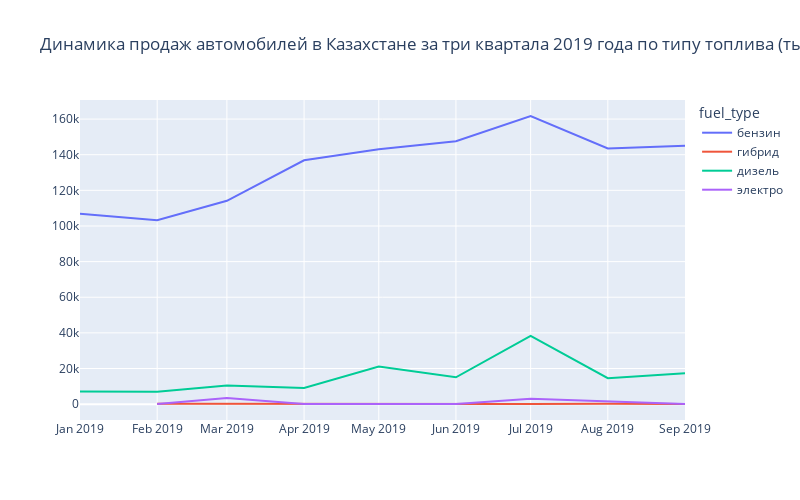

Notebook cell for this chart:
### Code cell
z=px.line(fuel_type_cars,\
          x='sales_date' , y='sell_price_usd', color='fuel_type',\
    title='Динамика продаж автомобилей в Казахстане за три квартала 2019 года по типу топлива (тыс. USD)',height=500,width=800)
z.update_yaxes(title_text='')
z.update_xaxes(title_text='')
z.show()

### Figure 1 — Plotly figure (JSON) as saved in the notebook; plotly's stock layout.template omitted (floating-point values rounded to 4 significant figures)
{"data": [{"hovertemplate": "fuel_type=бензин<br>sales_date=%{x}<br>sell_price_usd=%{y}<extra></extra>", "legendgroup": "бензин", "line": {"color": "#636efa", "dash": "solid"}, "marker": {"symbol": "circle"}, "mode": "lines", "name": "бензин", "orientation": "v", "showlegend": true, "type": "scatter", "x": ["2019-01-01", "2019-02-01", "2019-03-01", "2019-04-01", "2019-05-01", "2019-06-01", "2019-07-01", "2019-08-01", "2019-09-01"], "xaxis": "x", "y": [106819, 103171, 114134, 136891, 143054, 147567, 161726, 143462, 144961], "yaxis": "y"}, {"hovertemplate": "fuel_type=гибрид<br>sales_date=%{x}<br>sell_price_usd=%{y}<extra></extra>", "legendgroup": "гибрид", "line": {"color": "#EF553B", "dash": "solid"}, "marker": {"symbol": "circle"}, "mode": "lines", "name": "гибрид", "orientation": "v", "showlegend": true, "type": "scatter", "x": ["2019-02-01", "2019-03-01", "2019-07-01", "2019-08-01", "2019-09-01"], "xaxis": "x", "y": [161, 75, 74, 184, 120], "yaxis": "y"}, {"hovertemplate": "fuel_type=дизель<br>sales_date=%{x}<br>sell_price_usd=%{y}<extra></extra>", "legendgroup": "дизель", "line": {"color": "#00cc96", "dash": "solid"}, "marker": {"symbol": "circle"}, "mode": "lines", "name": "дизель", "orientation": "v", "showlegend": true, "type": "scatter", "x": ["2019-01-01", "2019-02-01", "2019-03-01", "2019-04-01", "2019-05-01", "2019-06-01", "2019-07-01", "2019-08-01", "2019-09-01"], "xaxis": "x", "y": [7050, 6898, 10481, 9105, 21074, 15079, 38302, 14542, 17324], "yaxis": "y"}, {"hovertemplate": "fuel_type=электро<br>sales_date=%{x}<br>sell_price_usd=%{y}<extra></extra>", "legendgroup": "электро", "line": {"color": "#ab63fa", "dash": "solid"}, "marker": {"symbol": "circle"}, "mode": "lines", "name": "электро", "orientation": "v", "showlegend": true, "type": "scatter", "x": ["2019-02-01", "2019-03-01", "2019-04-01", "2019-06-01", "2019-07-01", "2019-09-01"], "xaxis": "x", "y": [117, 3379, 105, 120, 3080, 119], "yaxis": "y"}], "layout": {"height": 500, "legend": {"title": {"text": "fuel_type"}, "tracegroupgap": 0}, "title": {"text": "Динамика продаж автомобилей в Казахстане за три квартала 2019 года по типу топлива (тыс. USD)"}, "width": 800, "xaxis": {"anchor": "y", "domain": [0, 1], "title": {"text": ""}}, "yaxis": {"anchor": "x", "domain": [0, 1], "title": {"text": ""}}}}
